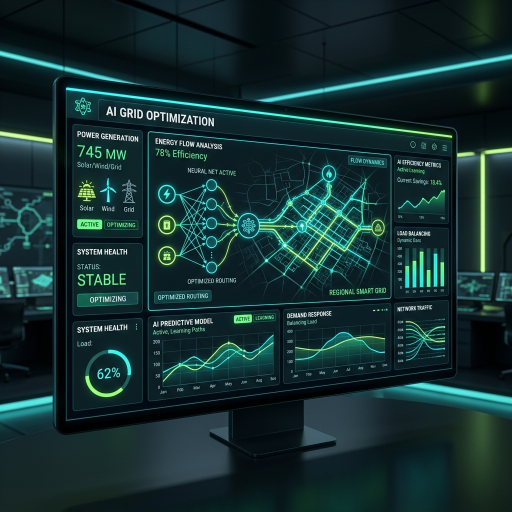
#> input picture assets/ai-efficiency.png, 1024 x 1024 px (shown at 1/2 size); its folder holds 4 pictures in this run
$ python optimize_images.py
#> lines starting #> are read from the running program, lines starting #| are printed output that depends on the picture
import os
import re
from PIL import Image

def optimize_images():
    assets_dir = 'assets'
    html_files = ['index.html', 'blog.html']

    # Add all files in blog/ and blog/en/
    blog_dir = 'blog'
    if os.path.exists(blog_dir):
        for root, dirs, files in os.walk(blog_dir):
            for file in files:
                if file.endswith('.html'):
                    html_files.append(os.path.join(root, file))

    print(f"Found {len(html_files)} HTML files to update references.")

    # Find all JPG and PNG files in assets/ (skip frames directory and favicon)
    images_to_convert = []
    for file in os.listdir(assets_dir):
        path = os.path.join(assets_dir, file)
        if os.path.isfile(path):
            name, ext = os.path.splitext(file)
            ext = ext.lower()
            if ext in ['.jpg', '.jpeg', '.png'] and name != 'favicon':
                images_to_convert.append((file, name, ext))
#> pass 2 of the loop in optimize_images, `for file in os.listdir(assets_dir):`:

    print(f"Found {len(images_to_convert)} images to optimize.")

    replacements = {}

    for file, name, ext in images_to_convert:
        src_path = os.path.join(assets_dir, file)
        dest_file = f"{name}.webp"
        dest_path = os.path.join(assets_dir, dest_file)

        try:
            with Image.open(src_path) as img:
#> img is the input picture: PIL image 1024x1024 RGB; mean R, G, B 21, 48.2, 49.2
                orig_w, orig_h = img.size
#> orig_w = 1024; orig_h = 1024

                # Downscale if width > 800px
                if orig_w > 800:
                    new_w = 800
                    new_h = int(orig_h * (800 / orig_w))
#> new_h = 800
                    img = img.resize((new_w, new_h), Image.Resampling.LANCZOS)
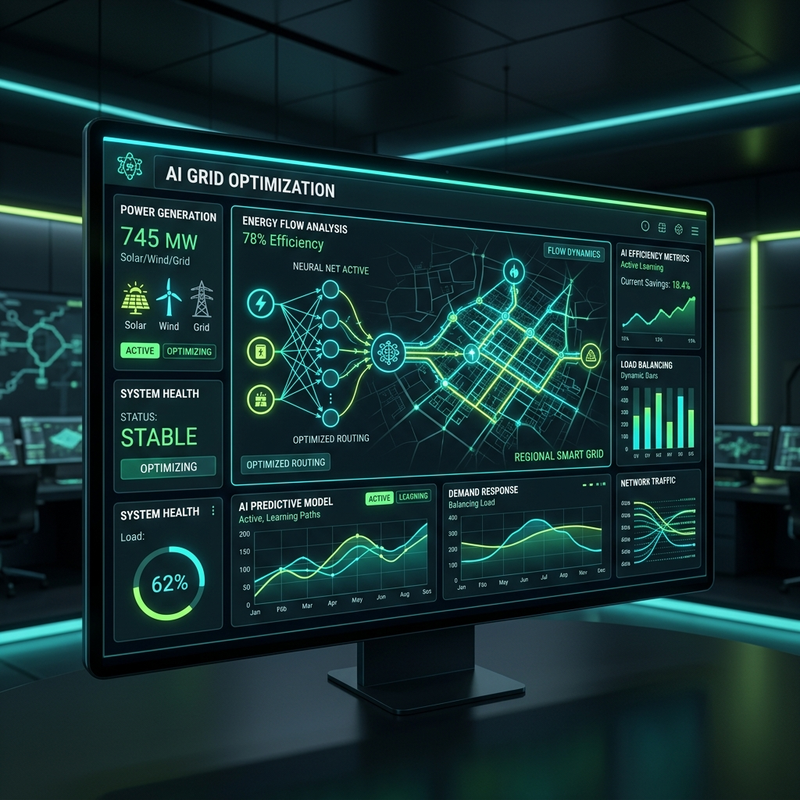
#> img: PIL image 800x800 RGB; mean R, G, B 21.1, 48.1, 49.2
                    print(f"Resized {file} from {orig_w}x{orig_h} to {new_w}x{new_h}")
#| Resized ai-efficiency.png from 1024x1024 to 800x800

                # Save as WebP
                img.save(dest_path, 'WEBP', quality=82)
                print(f"Converted {file} to {dest_file}")

                replacements[file] = dest_file

                # Delete the original file
                os.remove(src_path)
                print(f"Deleted original {file}")

        except Exception as e:
            print(f"Error processing {file}: {e}")
#> pass 2 of the loop in optimize_images, `for file, name, ext in images_to_convert:`:
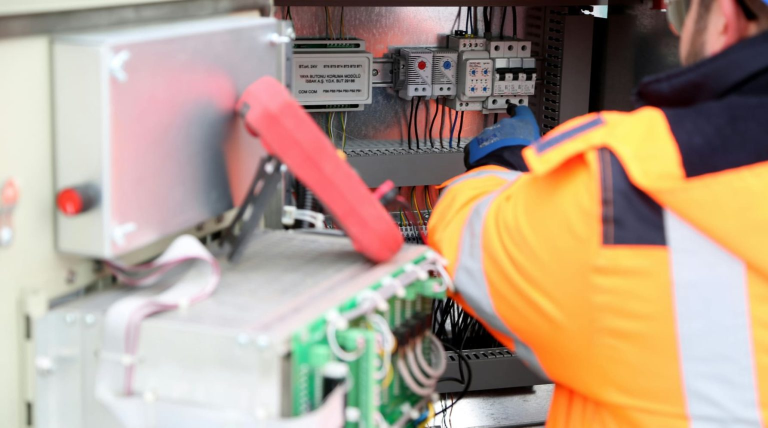
#> input picture assets/automatizacion.jpg, 1536 x 855 px (shown at 1/2 size)
#> in optimize_images, img is the input picture: PIL image 1536x855 RGB; mean R, G, B 177, 156.8, 138.3
#> in optimize_images, `img = img.resize((new_w, new_h), Image.Resampling.LANCZOS)`:
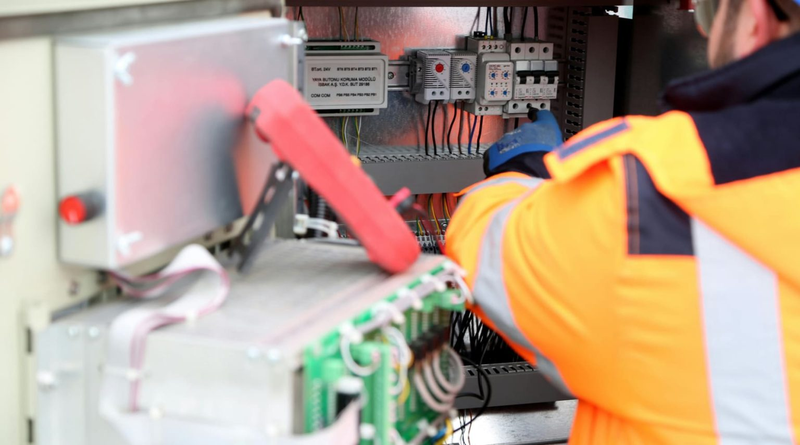
#> img: PIL image 800x445 RGB; mean R, G, B 177, 156.8, 138.3
#| Resized automatizacion.jpg from 1536x855 to 800x445

    # Update references in HTML files
    for html_path in html_files:
        if not os.path.exists(html_path):
            continue

        with open(html_path, 'r', encoding='utf-8') as f:
            content = f.read()

        original_content = content

        for old_img, new_img in replacements.items():
            # Match references like "assets/solar.jpg"
            content = content.replace(f"assets/{old_img}", f"assets/{new_img}")

        if content != original_content:
            with open(html_path, 'w', encoding='utf-8') as f:
                f.write(content)
            print(f"Updated image references in {html_path}")

if __name__ == '__main__':
    optimize_images()
